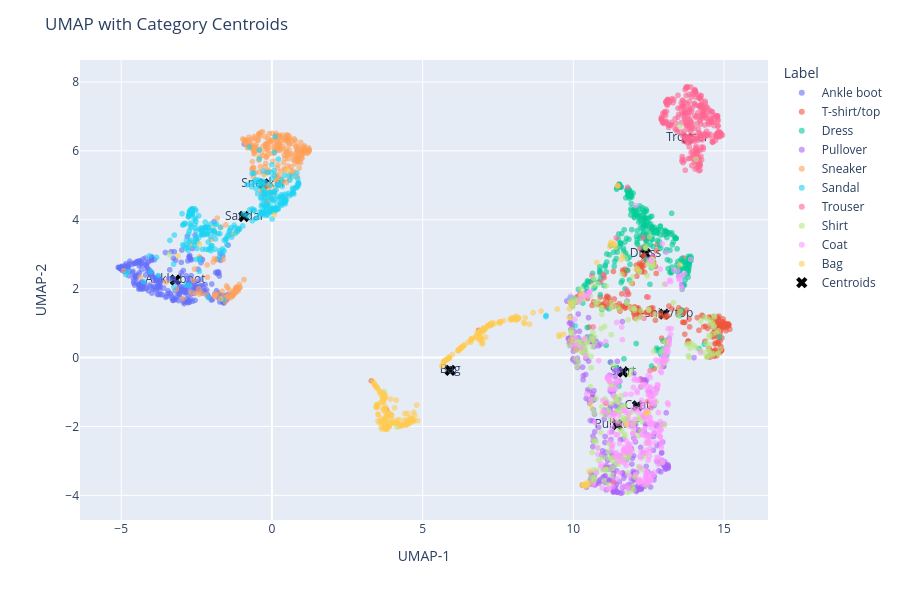

The notebook cell this image was saved under:
### Markdown cell above
##Step 10: Show Category Centroids in UMAP Space

This plot shows the average location of each product category in the 2D UMAP space, helping analysts see how categories are distributed and how close they are.

### Code cell
centroids = umap_df.groupby("Label")[["UMAP-1", "UMAP-2"]].mean().reset_index()

fig = px.scatter(umap_df, x='UMAP-1', y='UMAP-2', color='Label', opacity=0.6)
fig.add_trace(go.Scatter(
    x=centroids['UMAP-1'], y=centroids['UMAP-2'],
    mode='markers+text', text=centroids['Label'],
    marker=dict(color='black', size=10, symbol='x'),
    name='Centroids'
))
fig.update_layout(title="UMAP with Category Centroids", width=900, height=600)
fig.show()

### Figure 1 — Plotly figure (JSON) as saved in the notebook; plotly's stock layout.template omitted (floating-point values rounded to 4 significant figures; data arrays with more than 128 entries replaced by an {"elided": "..."} marker saying what was removed)
{"data": [{"hovertemplate": "Label=Ankle boot<br>UMAP-1=%{x}<br>UMAP-2=%{y}<extra></extra>", "legendgroup": "Ankle boot", "marker": {"color": "#636efa", "opacity": 0.6, "symbol": "circle"}, "mode": "markers", "name": "Ankle boot", "showlegend": true, "type": "scattergl", "x": {"elided": "295 float values"}, "xaxis": "x", "y": {"elided": "295 float values"}, "yaxis": "y"}, {"hovertemplate": "Label=T-shirt/top<br>UMAP-1=%{x}<br>UMAP-2=%{y}<extra></extra>", "legendgroup": "T-shirt/top", "marker": {"color": "#EF553B", "opacity": 0.6, "symbol": "circle"}, "mode": "markers", "name": "T-shirt/top", "showlegend": true, "type": "scattergl", "x": {"elided": "282 float values"}, "xaxis": "x", "y": {"elided": "282 float values"}, "yaxis": "y"}, {"hovertemplate": "Label=Dress<br>UMAP-1=%{x}<br>UMAP-2=%{y}<extra></extra>", "legendgroup": "Dress", "marker": {"color": "#00cc96", "opacity": 0.6, "symbol": "circle"}, "mode": "markers", "name": "Dress", "showlegend": true, "type": "scattergl", "x": {"elided": "312 float values"}, "xaxis": "x", "y": {"elided": "312 float values"}, "yaxis": "y"}, {"hovertemplate": "Label=Pullover<br>UMAP-1=%{x}<br>UMAP-2=%{y}<extra></extra>", "legendgroup": "Pullover", "marker": {"color": "#ab63fa", "opacity": 0.6, "symbol": "circle"}, "mode": "markers", "name": "Pullover", "showlegend": true, "type": "scattergl", "x": {"elided": "290 float values"}, "xaxis": "x", "y": {"elided": "290 float values"}, "yaxis": "y"}, {"hovertemplate": "Label=Sneaker<br>UMAP-1=%{x}<br>UMAP-2=%{y}<extra></extra>", "legendgroup": "Sneaker", "marker": {"color": "#FFA15A", "opacity": 0.6, "symbol": "circle"}, "mode": "markers", "name": "Sneaker", "showlegend": true, "type": "scattergl", "x": {"elided": "312 float values"}, "xaxis": "x", "y": {"elided": "312 float values"}, "yaxis": "y"}, {"hovertemplate": "Label=Sandal<br>UMAP-1=%{x}<br>UMAP-2=%{y}<extra></extra>", "legendgroup": "Sandal", "marker": {"color": "#19d3f3", "opacity": 0.6, "symbol": "circle"}, "mode": "markers", "name": "Sandal", "showlegend": true, "type": "scattergl", "x": {"elided": "300 float values"}, "xaxis": "x", "y": {"elided": "300 float values"}, "yaxis": "y"}, {"hovertemplate": "Label=Trouser<br>UMAP-1=%{x}<br>UMAP-2=%{y}<extra></extra>", "legendgroup": "Trouser", "marker": {"color": "#FF6692", "opacity": 0.6, "symbol": "circle"}, "mode": "markers", "name": "Trouser", "showlegend": true, "type": "scattergl", "x": {"elided": "321 float values"}, "xaxis": "x", "y": {"elided": "321 float values"}, "yaxis": "y"}, {"hovertemplate": "Label=Shirt<br>UMAP-1=%{x}<br>UMAP-2=%{y}<extra></extra>", "legendgroup": "Shirt", "marker": {"color": "#B6E880", "opacity": 0.6, "symbol": "circle"}, "mode": "markers", "name": "Shirt", "showlegend": true, "type": "scattergl", "x": {"elided": "298 float values"}, "xaxis": "x", "y": {"elided": "298 float values"}, "yaxis": "y"}, {"hovertemplate": "Label=Coat<br>UMAP-1=%{x}<br>UMAP-2=%{y}<extra></extra>", "legendgroup": "Coat", "marker": {"color": "#FF97FF", "opacity": 0.6, "symbol": "circle"}, "mode": "markers", "name": "Coat", "showlegend": true, "type": "scattergl", "x": {"elided": "303 float values"}, "xaxis": "x", "y": {"elided": "303 float values"}, "yaxis": "y"}, {"hovertemplate": "Label=Bag<br>UMAP-1=%{x}<br>UMAP-2=%{y}<extra></extra>", "legendgroup": "Bag", "marker": {"color": "#FECB52", "opacity": 0.6, "symbol": "circle"}, "mode": "markers", "name": "Bag", "showlegend": true, "type": "scattergl", "x": {"elided": "287 float values"}, "xaxis": "x", "y": {"elided": "287 float values"}, "yaxis": "y"}, {"marker": {"color": "black", "size": 10, "symbol": "x"}, "mode": "markers+text", "name": "Centroids", "text": ["Ankle boot", "Bag", "Coat", "Dress", "Pullover", "Sandal", "Shirt", "Sneaker", "T-shirt/top", "Trouser"], "type": "scatter", "x": [-3.206, 5.914, 12.13, 12.39, 11.45, -0.9321, 11.65, -0.2739, 13.01, 13.79], "y": [2.251, -0.372, -1.403, 3.021, -1.949, 4.095, -0.4188, 5.042, 1.26, 6.366]}], "layout": {"height": 600, "legend": {"title": {"text": "Label"}, "tracegroupgap": 0}, "margin": {"t": 60}, "title": {"text": "UMAP with Category Centroids"}, "width": 900, "xaxis": {"anchor": "y", "domain": [0, 1], "title": {"text": "UMAP-1"}}, "yaxis": {"anchor": "x", "domain": [0, 1], "title": {"text": "UMAP-2"}}}}
